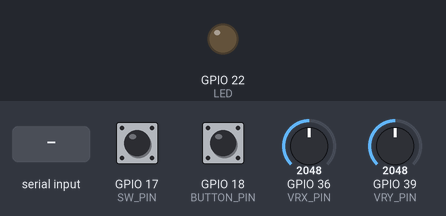
Bench run of a sketch on a simulated ESP32. Shown: output pins drawn as LEDs (lit = HIGH). The inputs (shaded band) are chosen by the test bench; at power-on: GPIO 36 (VRX_PIN) = 2048, GPIO 18 (BUTTON_PIN) HIGH, GPIO 39 (VRY_PIN) = 2048, GPIO 17 (SW_PIN) HIGH. What the sketch prints to the serial monitor is not drawn.

Above: at 1.2 s.
1.3 s: "1" received over Serial
At 1.6 s:
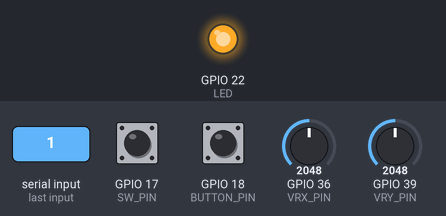
2.8 s: GPIO 36 (VRX_PIN) set to 0
4.3 s: GPIO 18 (BUTTON_PIN) pulled LOW for 0.15 s
5.9 s: GPIO 36 (VRX_PIN) set to 491
7.4 s: GPIO 39 (VRY_PIN) set to 0
8.9 s: GPIO 39 (VRY_PIN) set to 4095
Timing chart, 0 to 11.4 s (numbered marks = the images above; inputs shaded):
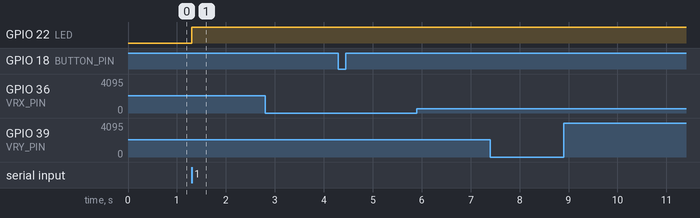

The sketch:

gameController.ino
```cpp
/*
 * This ESP32 code is created by esp32io.com
 *
 * This ESP32 code is released in the public domain
 *
 * For more detail (instruction and wiring diagram), visit https://esp32io.com/tutorials/esp32-joystick
 */

#include <ezButton.h>

#define LED 22
#define VRX_PIN 36 // ESP32 pin GPIO36 (ADC0) connected to VRX pin
#define VRY_PIN 39 // ESP32 pin GPIO39 (ADC0) connected to VRY pin
#define SW_PIN 17 // ESP32 pin GPIO17 connected to SW  pin


#define BUTTON_PIN 18 // ESP32 pin GPIO18, which connected to button
// #define LED_PIN     21 // ESP32 pin GPIO21, which connected to led
// #define BUTTON_PIN 21 // GPIO21 pin connected to button

  char val;


// variables will change:
  bool ledState = LOW;    //the current state of LED
  int button_state;  // the current state of button
  int last_button_state;  // the previous state of button
// Variables will change:
  int lastState = HIGH; // the previous state from the input pin
  int currentState; // the current reading from the input pin  

  char last = 'X';
  char current = 'Y';

  ezButton button(SW_PIN);

  int valueX = 0; // to store the X-axis value
  int valueY = 0; // to store the Y-axis value
  int bValue = 0; // To store value of the button


void setup() {
  Serial.begin(9600) ;
  button.setDebounceTime(50); // set debounce time to 50 milliseconds
  pinMode(BUTTON_PIN, INPUT_PULLUP);
  pinMode(LED, OUTPUT);


  button_state = digitalRead(BUTTON_PIN);

}

void loop() {
  button.loop(); // MUST call the loop() function first

  if (Serial.available() > 0) { // If data is available to read,
    val = Serial.read(); // read it and store it in val

    if(val == '1') //if we get a 1
    {
       ledState = !ledState; //flip the ledState
       digitalWrite(LED, ledState);
    }
    delay(100);
  }

  //  read X and Y analog values
    valueX = analogRead(VRX_PIN);
    valueY = analogRead(VRY_PIN);

    // Serial.println("\n");
    // Serial.println(valueX);
    // Serial.println(valueY);

    if(valueX == 0 && (1500 < valueY < 2500)) {
      current = 'L';
      if(current != last) {
        Serial.print("L");
        last = 'L';
        }
    }
    else if(valueX == 4095 && (1500 < valueY < 2500)) {
      current = 'R';
      if(current != last)
    Serial.print("R");
      last = 'R';
    }
    else if(valueY == 4095 && (1500 < valueX < 2500)) {
      current = 'D';
      if(current != last)
      Serial.print("D");
      last = 'D';
    }
    else if(valueY == 0 && (1500 < valueX < 2500)) {
      current = 'U';
      if(current != last)
      Serial.print("U");
      last = 'U';
    } else {
      current = 'X';
      if (current != last) {
        Serial.print("X");
      last = 'X';
      }
      }

    // read state of button
    currentState = digitalRead(BUTTON_PIN);

    if(lastState == LOW && currentState == HIGH) {
      Serial.print("BP");
    }

    lastState = currentState;

}
```

Measured:
- after the input at 1.3 s, GPIO 22 (LED): LOW → HIGH at once
- after the input at 2.8 s, every drawn part: stays the same
- after the input at 4.3 s, every drawn part: stays the same
- after the input at 5.9 s, every drawn part: stays the same
- after the input at 7.4 s, every drawn part: stays the same
- after the input at 8.9 s, every drawn part: stays the same
